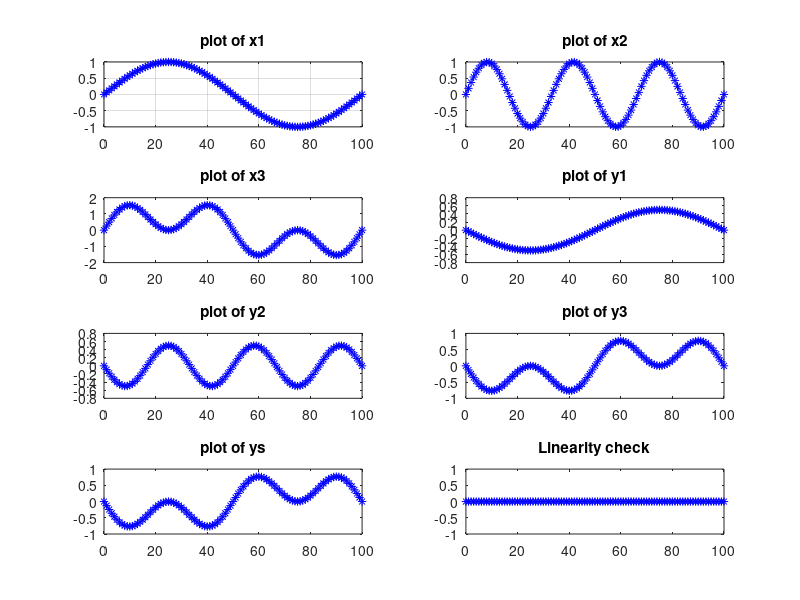

The MATLAB source for this figure:
clc;clear all;close all;
Fs=100;
ts=1/Fs;
a=1;b=1;Fc_1=1;Fc_2=3;
ind=1;
x1=[]; x2=[]; x3=[];
for n=0:Fs
    x1(ind)=a*sin(2*pi*Fc_1*n*ts);
    x2(ind)=b*sin(2*pi*Fc_2*n*ts);
    ind=ind+1;
end
x3=x1+x2;
t=0:Fs;
subplot(4,2,1);
plot(t,x1,'b--*');grid on;
title('plot of x1');
subplot(4,2,2);
plot(t,x2,'b--*');
title('plot of x2');
subplot(4,2,3);
plot(t,x3,'b--*');
title('plot of x3');
y1=[]; y2=[]; y3=[];
y1=-(x1/2); y2=-(x2/2); y3=-(x3/2);
ys=y1+y2;
yd=sum(abs(ys-y3));
subplot(4,2,4);
plot(t,y1,'b--*');
title('plot of y1');
subplot(4,2,5);
plot(t,y2,'b--*');
title('plot of y2');
subplot(4,2,6);
plot(t,y3,'b--*');
title('plot of y3');
subplot(4,2,7);
plot(t,ys,'b--*');
title('plot of ys');
subplot(4,2,8);
plot(t,yd,'b--*');
title('Linearity check');
disp('linearity status:');
if yd==0
    disp('Linear');
else
    disp('Non linear');
end